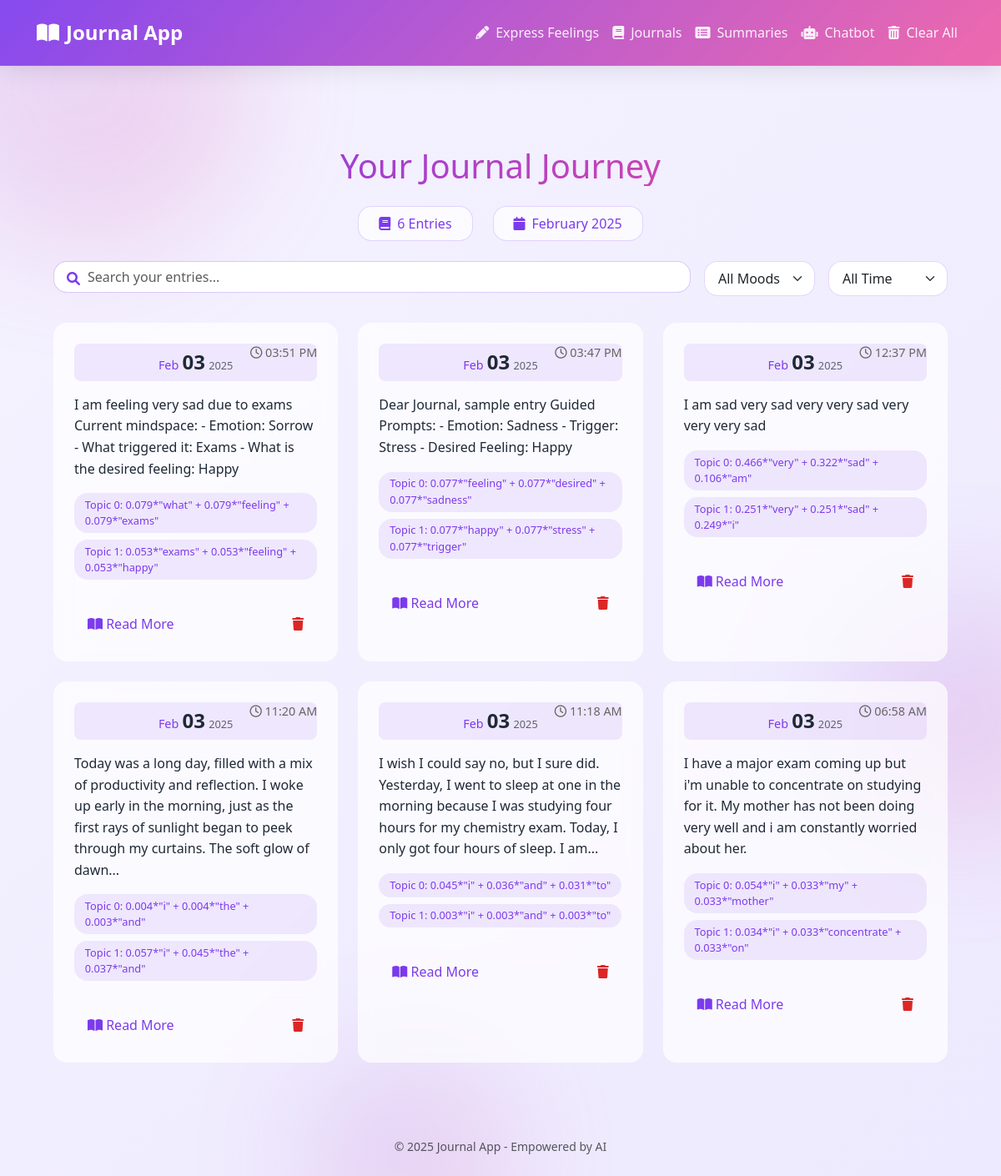
The page /journals on the database its author committed.
### app.py (models this page shows, shortened)
class JournalEntry(db.Model):
    id = db.Column(db.Integer, primary_key=True)
    content = db.Column(db.Text, nullable=False)
    summary = db.Column(db.Text, nullable=True)
    sentiment = db.Column(db.Text, nullable=True)
    topics = db.Column(db.Text, nullable=True)
    date_created = db.Column(db.DateTime, default=db.func.current_timestamp())

### app.py (the view)
@app.route('/journals')
def journals():
    entries = JournalEntry.query.order_by(JournalEntry.date_created.desc()).all()
    return render_template('journals.html', entries=entries)

### templates/journals.html (shortened to what this page needs)
{% extends 'base.html' %}
{% block content %}
<div class="journals-container fade-in">
    <h1 class="text-center gradient-text mb-4">Your Journal Journey</h1>
    <div class="d-flex justify-content-center gap-4 mb-4 stats-bar">
        <div class="stat-badge">
            <i class="fas fa-book"></i>
            {{ entries|length }} Entries
        </div>
        <div class="stat-badge">
            <i class="fas fa-calendar"></i>
            {{ entries[0].date_created.strftime('%B %Y') if entries }}
        </div>
    </div>
    <div class="search-section mb-4">
        <div class="d-flex gap-3 flex-wrap">
            <div class="search-box flex-grow-1">
                <i class="fas fa-search"></i>
                <input type="text" placeholder="Search your entries..." class="form-control" id="searchInput">
            </div>
            <select class="form-select w-auto" id="sentimentFilter">
                <option value="">All Moods</option>
            </select>
            <select class="form-select w-auto" id="dateFilter">
                <option value="">All Time</option>
            </select>
        </div>
    </div>
    <div class="journal-grid">
        {% for entry in entries %}
        <div class="journal-card" data-sentiment="{{ entry.sentiment.lower() }}">
            <div class="date-badge">
                <span class="month">{{ entry.date_created.strftime('%b') }}</span>
                <span class="day">{{ entry.date_created.strftime('%d') }}</span>
                <span class="year">{{ entry.date_created.strftime('%Y') }}</span>
            </div>
            <div class="time-stamp">
                <i class="far fa-clock"></i>
                {{ entry.date_created.strftime('%I:%M %p') }}
            </div>
            <div class="card-content">
                <p class="preview-text">{{ entry.content|truncate(200) }}</p>
                {% if entry.topics %}
                <div class="topics">
                    {% for topic in entry.topics.split(';') %}
                    <span class="topic-tag">{{ topic }}</span>
                    {% endfor %}
                </div>
                {% endif %}
            </div>
            <div class="card-actions">
                <button class="btn-read-more" onclick="showJournalModal({{ loop.index0 }})">
                    <i class="fas fa-book-open"></i> Read More
                </button>
                <form action="{{ url_for('delete_entry', entry_id=entry.id) }}"
                      method="POST"
                      class="d-inline"
                      onsubmit="return confirmDelete()">
                    <button type="submit" class="btn-delete">
                        <i class="fas fa-trash"></i>
                    </button>
                </form>
            </div>
        </div>
        {% endfor %}
    </div>
</div>
{% endblock %}

### templates/base.html (style rules this page uses)
:root { --primary: #7C3AED; --primary-dark: #6D28D9; --primary-light: #A78BFA; --secondary: #EC4899; --background: #F5F3FF; --surface: #ffffff; --text: #1F2937; --glass: rgba(255, 255, 255, 0.7); --glass-gradient: linear-gradient( 135deg, rgba(255, 255, 255, 0.8), rgba(255, 255, 255, 0.4) ); --nav-glass: linear-gradient( 135deg, rgba(124, 58, 237, 0.9), rgba(236, 72, 153, 0.8) ); }
body { background: linear-gradient(135deg, #F5F3FF 0%, #EDE9FE 100%); color: var(--text); font-family: 'Segoe UI', system-ui, -apple-system, sans-serif; min-height: 100vh; display: flex; flex-direction: column; position: relative; overflow-x: hidden; }

### templates/journals.html (style rules this page uses)
.journals-container { max-width: 1200px; margin: 0 auto; padding: 2rem; }
.gradient-text { background: linear-gradient(135deg, var(--primary), var(--secondary)); -webkit-background-clip: text; -webkit-text-fill-color: transparent; }
.stats-bar { display: flex; justify-content: center; gap: 2rem; margin-top: 1.5rem; }
.stat-badge { background: var(--glass); backdrop-filter: blur(10px); padding: 0.5rem 1.5rem; border-radius: 1rem; display: flex; align-items: center; gap: 0.5rem; color: var(--primary); border: 1px solid rgba(124, 58, 237, 0.2); }
.search-box { position: relative; min-width: 300px; }
.search-box i { position: absolute; left: 1rem; top: 50%; transform: translateY(-50%); color: var(--primary); }
.search-box input { padding-left: 2.5rem; border-radius: 1rem; border: 1px solid rgba(124, 58, 237, 0.2); }
.form-select { border-radius: 1rem; border: 1px solid rgba(124, 58, 237, 0.2); padding: 0.5rem 2.5rem 0.5rem 1rem; }
.journal-grid { display: grid; grid-template-columns: repeat(auto-fill, minmax(300px, 1fr)); gap: 1.5rem; margin-top: 2rem; }
.journal-card { background: var(--glass); backdrop-filter: blur(10px); border-radius: 1rem; overflow: hidden; border: 1px solid rgba(255, 255, 255, 0.2); transition: transform 0.3s ease, box-shadow 0.3s ease; padding: 1.5rem; }
.date-badge { text-align: center; line-height: 1.2; background: rgba(124, 58, 237, 0.1); padding: 0.5rem 1rem; border-radius: 0.5rem; }
.date-badge .month { font-size: 0.9rem; color: var(--primary); font-weight: 500; }
.date-badge .day { font-size: 1.5rem; font-weight: bold; }
.date-badge .year { font-size: 0.8rem; opacity: 0.7; }
.time-stamp { position: absolute; top: 1.5rem; right: 1.5rem; font-size: 0.9rem; color: #666; }
.preview-text { margin: 1rem 0; line-height: 1.6; }
.topics { display: flex; flex-wrap: wrap; gap: 0.5rem; margin-top: 1rem; }
.topic-tag { background: rgba(124, 58, 237, 0.1); color: var(--primary); padding: 0.3rem 0.8rem; border-radius: 1rem; font-size: 0.8rem; }
.card-actions { display: flex; justify-content: space-between; margin-top: 1rem; padding-top: 1rem; border-top: 1px solid rgba(255, 255, 255, 0.2); }
.btn-read-more, .btn-delete { background: none; border: none; padding: 0.5rem 1rem; border-radius: 0.5rem; transition: all 0.3s; }
.btn-read-more { color: var(--primary); }
.btn-delete { color: #DC2626; }

### rows shown on the page
JournalEntry: date_created "February 2025", date_created "Feb", date_created "03", date_created "2025", date_created "03:51 PM", content "I am feeling very sad due to exams Current mindspace: - Emotion: Sorrow - What triggered it: Exams - What is the desired feeling: Happy", topic "Topic 0: 0.079*\"what\" + 0.079*\"feeling\" + 0.079*\"exams\"" "Topic 1: 0.053*\"exams\" + 0.053*\"feeling\" + 0.053*\"happy\""
JournalEntry: date_created "Feb", date_created "03", date_created "2025", date_created "03:47 PM", content "Dear Journal, sample entry Guided Prompts: - Emotion: Sadness - Trigger: Stress - Desired Feeling: Happy", topic "Topic 0: 0.077*\"feeling\" + 0.077*\"desired\" + 0.077*\"sadness\"" "Topic 1: 0.077*\"happy\" + 0.077*\"stress\" + 0.077*\"trigger\""
JournalEntry: date_created "Feb", date_created "03", date_created "2025", date_created "12:37 PM", content "I am sad very sad very very sad very very very sad", topic "Topic 0: 0.466*\"very\" + 0.322*\"sad\" + 0.106*\"am\"" "Topic 1: 0.251*\"very\" + 0.251*\"sad\" + 0.249*\"i\""
JournalEntry: date_created "Feb", date_created "03", date_created "2025", date_created "11:20 AM", content "Today was a long day, filled with a mix of productivity and reflection. I woke up early in the morning, just as the first rays of sunlight began to peek through my curtains. The soft glow of dawn...", topic "Topic 0: 0.004*\"i\" + 0.004*\"the\" + 0.003*\"and\"" "Topic 1: 0.057*\"i\" + 0.045*\"the\" + 0.037*\"and\""
JournalEntry: date_created "Feb", date_created "03", date_created "2025", date_created "11:18 AM", content "I wish I could say no, but I sure did. Yesterday, I went to sleep at one in the morning because I was studying four hours for my chemistry exam. Today, I only got four hours of sleep. I am...", topic "Topic 0: 0.045*\"i\" + 0.036*\"and\" + 0.031*\"to\"" "Topic 1: 0.003*\"i\" + 0.003*\"and\" + 0.003*\"to\""
JournalEntry: date_created "Feb", date_created "03", date_created "2025", date_created "06:58 AM", content "I have a major exam coming up but i'm unable to concentrate on studying for it. My mother has not been doing very well and i am constantly worried about her.", topic "Topic 0: 0.054*\"i\" + 0.033*\"my\" + 0.033*\"mother\"" "Topic 1: 0.034*\"i\" + 0.033*\"concentrate\" + 0.033*\"on\""

### other values the page prints
{{ entries|length }} "6"
